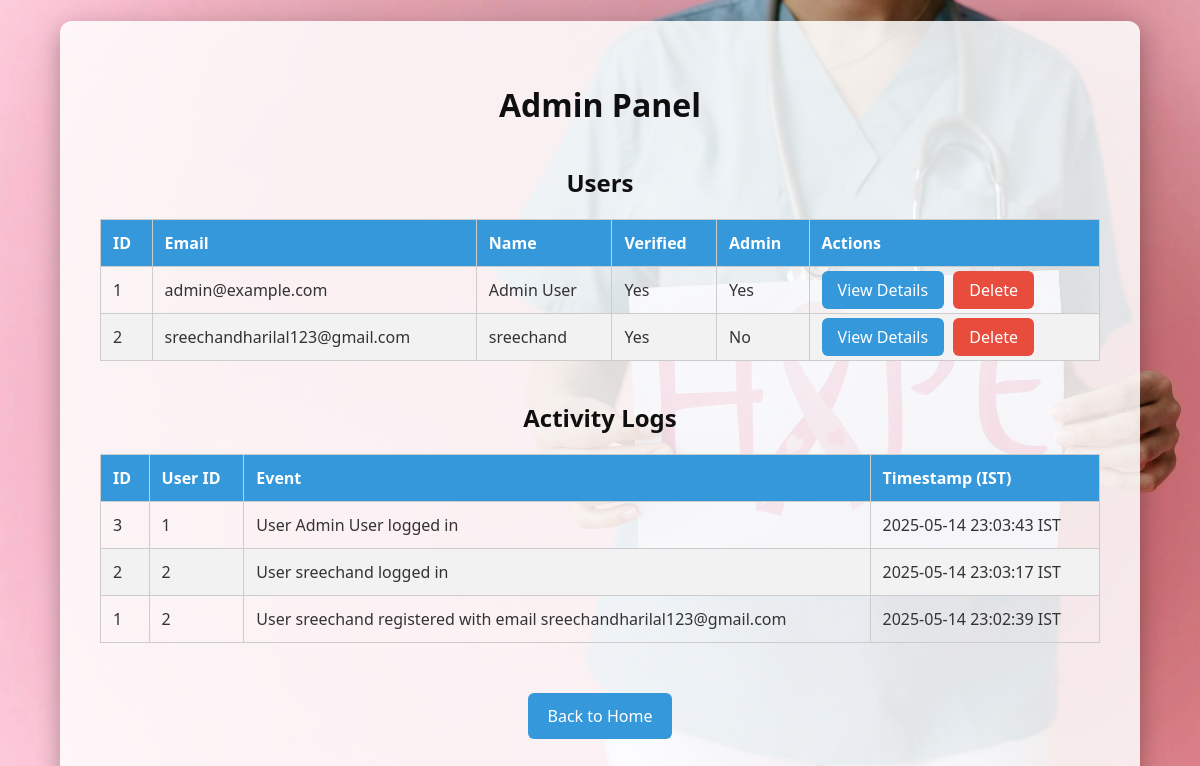
The page /admin (signed in) on the database its author committed.
### app.py (models this page shows)
class User(db.Model):
    id = db.Column(db.Integer, primary_key=True)
    email = db.Column(db.String(100), unique=True, nullable=False)
    name = db.Column(db.String(100), unique=True, nullable=False)
    password = db.Column(db.String(100), nullable=False)
    is_admin = db.Column(db.Boolean, default=False)
    is_verified = db.Column(db.Boolean, default=False)
    otp = db.Column(db.String(6), nullable=True)
    activities = db.relationship('UserActivity', backref='user', lazy=True)
    predictions = db.relationship('Prediction', backref='user', lazy=True)

class UserActivity(db.Model):
    id = db.Column(db.Integer, primary_key=True)
    user_id = db.Column(db.Integer, db.ForeignKey('user.id'), nullable=False)
    event = db.Column(db.String(100), nullable=False)
    timestamp = db.Column(db.DateTime, nullable=False, default=lambda: datetime.now(pytz.timezone('Asia/Kolkata')))

### app.py (the view)
@app.route('/admin')
def admin():
    print(f"Admin access: logged_in={session.get('logged_in')}, is_admin={session.get('is_admin')}")
    if not session.get('logged_in') or not session.get('is_admin'):
        return redirect(url_for('login'))
    users = User.query.all()
    activities = UserActivity.query.order_by(UserActivity.timestamp.desc()).all()
    return render_template('admin.html', users=users, activities=activities)

### templates/admin.html (shortened to what this page needs)
<!DOCTYPE html>
<html lang="en">
<head>
</head>
<body>
    <div class="admin-container">
        <h1>Admin Panel</h1>
        <h2>Users</h2>
        <table>
            <thead>
                <tr>
                    <th>ID</th>
                    <th>Email</th>
                    <th>Name</th>
                    <th>Verified</th>
                    <th>Admin</th>
                    <th>Actions</th>
                </tr>
            </thead>
            <tbody>
                {% for user in users %}
                <tr>
                    <td>{{ user.id }}</td>
                    <td>{{ user.email }}</td>
                    <td>{{ user.name }}</td>
                    <td>{{ 'Yes' if user.is_verified else 'No' }}</td>
                    <td>{{ 'Yes' if user.is_admin else 'No' }}</td>
                    <td>
                        <a href="{{ url_for('user_details', user_id=user.id) }}" class="action-btn">View Details</a>
                        <a href="{{ url_for('delete_user', user_id=user.id) }}" class="action-btn delete-btn"
                            onclick="return confirm('Are you sure you want to delete this user?')">Delete</a>
                    </td>
                </tr>
                {% endfor %}
            </tbody>
        </table>
        <h2>Activity Logs</h2>
        <table>
            <thead>
                <tr>
                    <th>ID</th>
                    <th>User ID</th>
                    <th>Event</th>
                    <th>Timestamp (IST)</th>
                </tr>
            </thead>
            <tbody>
                {% for activity in activities %}
                <tr>
                    <td>{{ activity.id }}</td>
                    <td>{{ activity.user_id }}</td>
                    <td>{{ activity.event }}</td>
                    <td>{{ activity.timestamp.strftime('%Y-%m-%d %H:%M:%S IST') }}</td>
                </tr>
                {% endfor %}
            </tbody>
        </table>
        <a href="{{ url_for('home') }}" class="back-btn">Back to Home</a>
    </div>
</body>
</html>

### rows shown on the page
User: id "1", email "admin@example.com", name "Admin User", is_verified "Yes", is_admin "Yes"
User: id "2", email "sreechandharilal123@gmail.com", name "sreechand", is_verified "Yes", is_admin "No"
UserActivity: id "3", user_id "1", event "User Admin User logged in", timestamp "2025-05-14 23:03:43 IST"
UserActivity: id "2", user_id "2", event "User sreechand logged in", timestamp "2025-05-14 23:03:17 IST"
UserActivity: id "1", user_id "2", event "User sreechand registered with email sreechandharilal123@gmail.com", timestamp "2025-05-14 23:02:39 IST"
